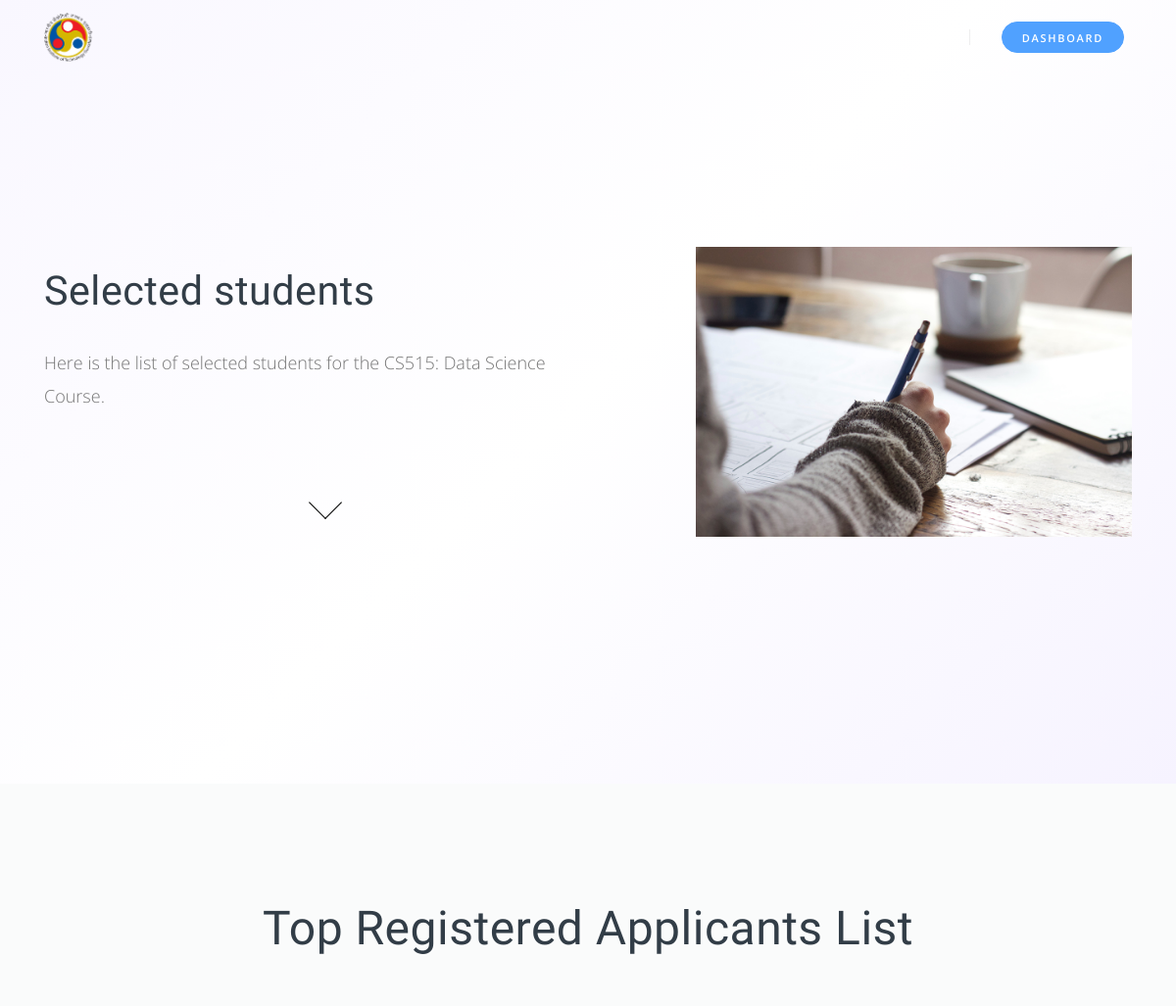
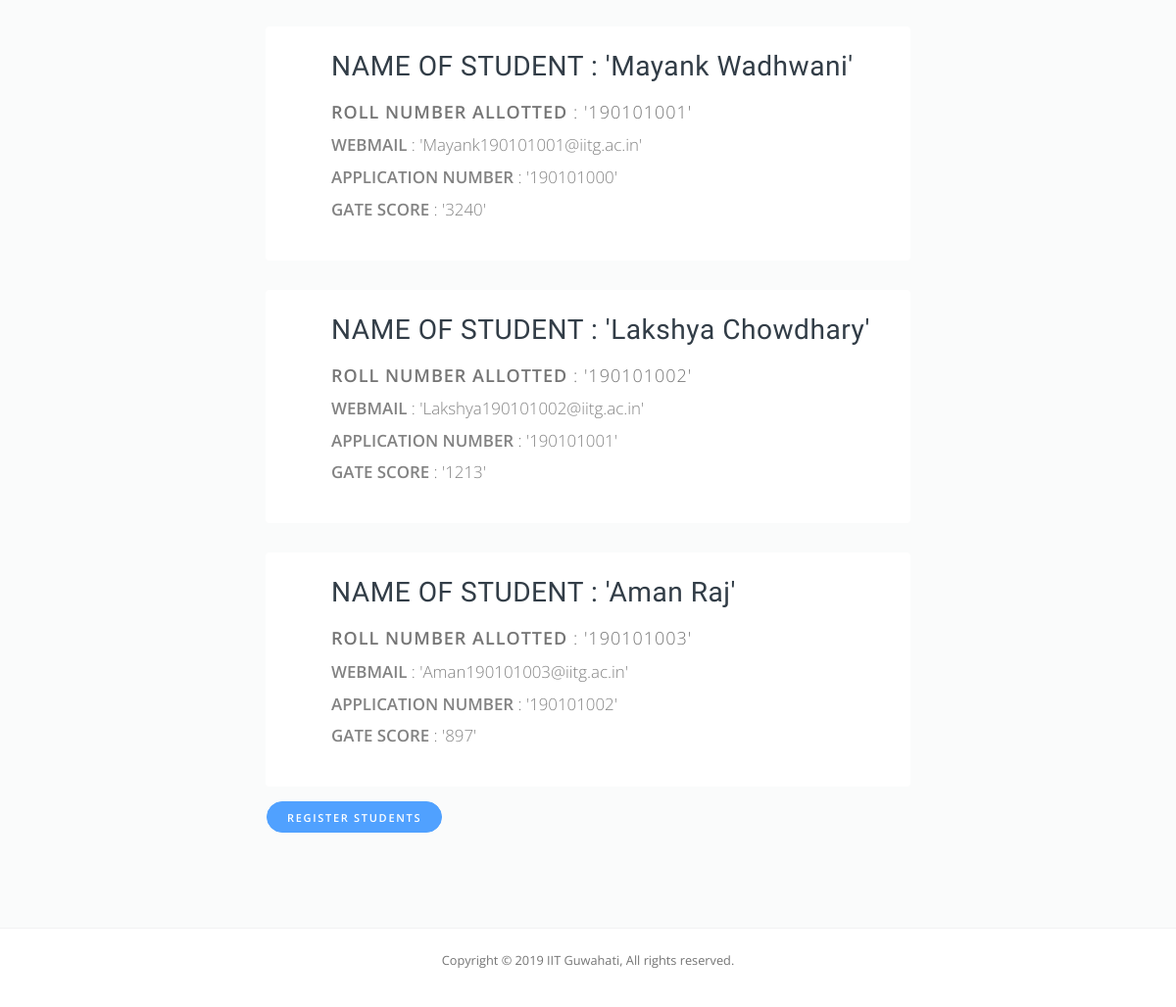
Screenshot of /registered_stud.php (signed in) with the database file from the repository (2 pictures, top to bottom).
### tables this page shows
CREATE TABLE `Applicant` (
  `username` varchar(50) NOT NULL,
  `appnum` varchar(50) NOT NULL,
  `firstname` varchar(50) NOT NULL,
  `secondname` varchar(50) NOT NULL,
  `gatescore` smallint(5) UNSIGNED NOT NULL,
  `email` varchar(50) NOT NULL,
  `prevcolledge` varchar(50) NOT NULL
);

### registered_stud.php (the view, shortened to what this page needs)
<?php
   include('Session.php');
?>
<!DOCTYPE html>
<html lang="en">
  <head>
    <link href="assets/css/page.min.css" rel="stylesheet">
    <link href="assets/css/style.css" rel="stylesheet">
  </head>
  <body>
          <nav class="navbar navbar-expand-lg navbar-dark navbar-stick-dark" data-navbar="sticky">
            <div class="container">
              <div class="navbar-left">
                <a class="navbar-brand" href="index.php">
                  <img class="logo-dark" src="assets/img/iitglogo.png" height="50px" width="50px" alt="logo">
                </a>
              </div>
              <section class="navbar-mobile">
                <div>
                  <a class="btn btn-sm btn-round btn-primary ml-lg-4 mr-2" href="dashboard_staff.php">Dashboard</a>
                </div>
              </section>
            </div>
          </nav>
	  <header class="header h-fullscreen" style="background-image: linear-gradient(135deg, #f9f7ff 0%, #fff 50%, #f6f3ff 100%);">
        <div class="container">
          <div class="row align-items-center h-100">
            <div class="col-lg-6">
              <h1>Selected students</h1>
              <p class="lead mt-5 mb-8">Here is the list of selected students for the CS515: Data Science Course.</p>
				<div class="col-12 mx-auto" style="width: 0%;">
				  <a class="scroll-down-1" href="#list"><span></span></a>
				</div>
            </div>
            <div class="col-lg-5 ml-auto d-none d-lg-block">
              <img src="assets/img/selectedStudents.jpg" alt="img">
            </div>
          </div>
        </div>
      </header>
    <main class="main-content">
      <section class="section bg-gray overflow-hidden" id="list" >
		  <div class="section-header fw-500">
		  		<h2 class="display-4 fw-400">Top Registered Applicants List</h2>
		  </div>
		  <div class="row gap-y mx-13">
                <?php
                    $qry = mysqli_query($db,"SELECT * FROM `Applicant` ORDER BY gatescore DESC");
                    $count = 0;
                    $rollnumber = 190101000;
                    while($data = mysqli_fetch_assoc($qry)){
                      $count++;
                      if($count<=20){
                      $name = $data["firstname"]." ".$data["secondname"];
                      $gatescore = $data["gatescore"];
                      $appnum = $data["appnum"];
                      $roll = $rollnumber + $count;
                      $strroll = "$roll";
                      $webmail = $data["firstname"].$strroll."@iitg.ac.in";
                      echo "<div class='col-md-12'>
              <div class='card hover-shadow-4'>
                <div class='card-body'>
                  <div class='col team-3'>
            <div class='team-body'>
            <h3>NAME OF STUDENT : '".$name."'</h3>
            <small class='lead'><strong>Roll Number Allotted</strong> : '".$strroll."'</small>
            <p class='d-block lead-1' style='margin-top: -15px'>
              <strong>WEBMAIL</strong> : '".$webmail."'</p>
              <p class='lead-1' style='margin-top: -15px'>
              <strong>APPLICATION NUMBER</strong>  : '".$appnum."'<br>
              <strong>GATE SCORE</strong>  : '".$gatescore."'
            </p>
            </div>
          </div>
                </div>
              </div>
            </div>";
                    }
                  }
                  ?>
            <div>
                  <a class="btn btn-sm btn-round btn-primary ml-lg-4 mr-2" href="enroll_as_stud.php">Register Students</a>
            </div>
          </div>
	  </section>
    </main>
    <footer class="footer">
        <div class="container text-center">
          <p class="small">Copyright © 2019 IIT Guwahati, All rights reserved.</p>
        </div>
      </footer>
</body>
</html>

### rows the page displays
applicant: name "Mayank Wadhwani", strroll "190101001", firstname "Mayank190101001@iitg.ac.in", appnum "190101000", gatescore "3240"
applicant: name "Lakshya Chowdhary", strroll "190101002", firstname "Lakshya190101002@iitg.ac.in", appnum "190101001", gatescore "1213"
applicant: name "Aman Raj", strroll "190101003", firstname "Aman190101003@iitg.ac.in", appnum "190101002", gatescore "897"
